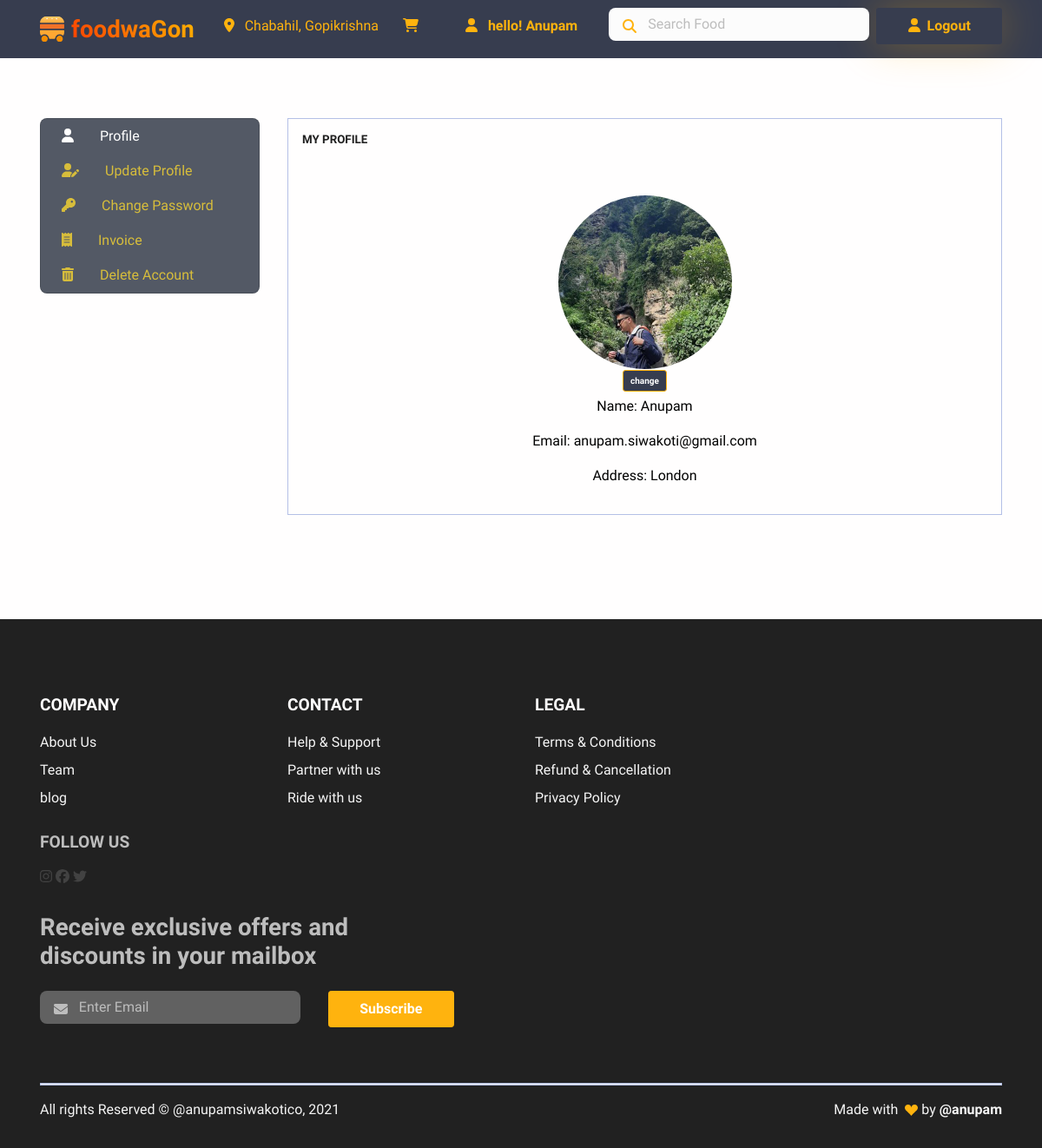
Page /admins/userprofile/ (signed in) on the earlier database version.
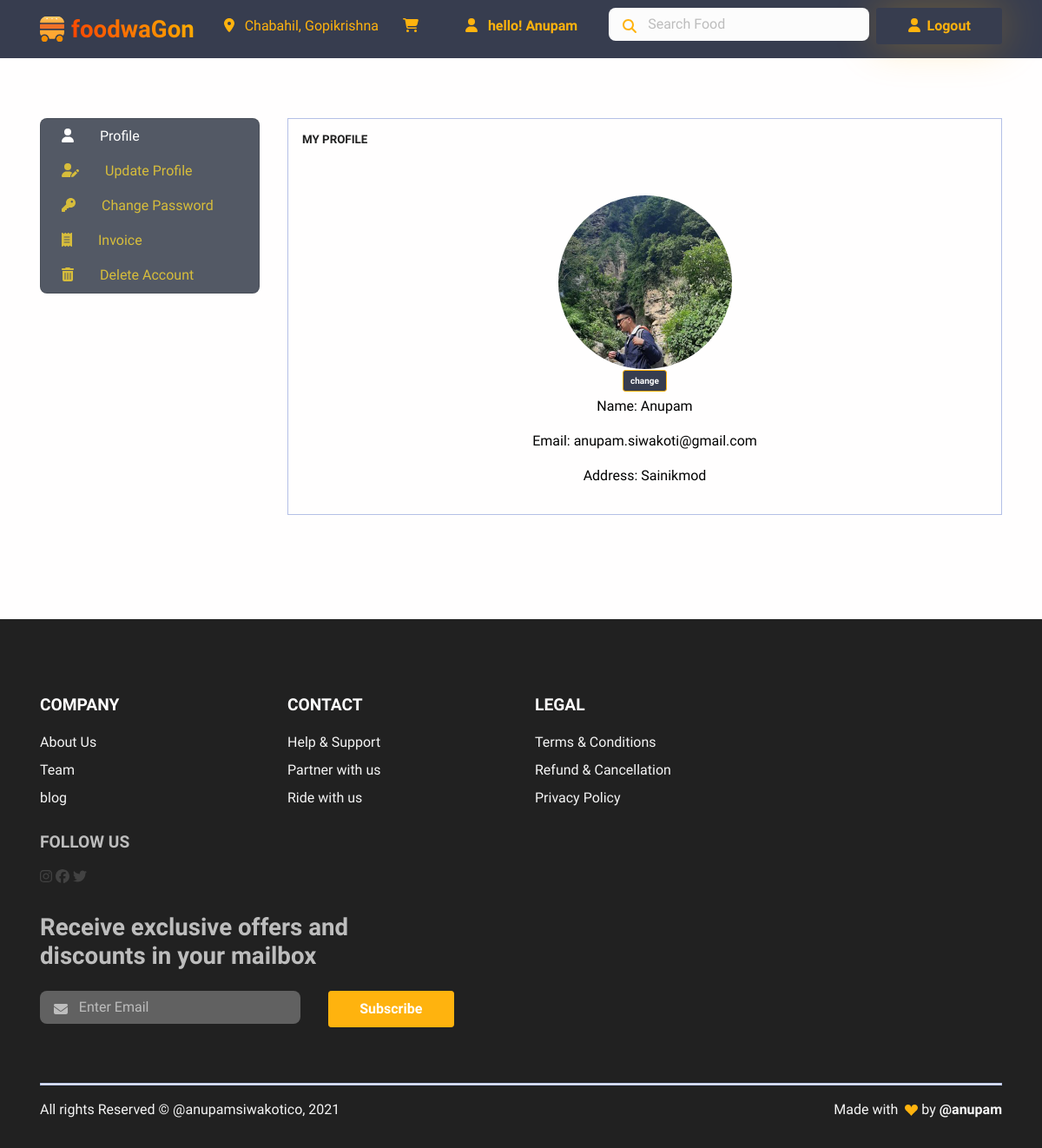
Same page on the later database version.
### login/models.py (models this page shows, shortened)
class User(AbstractBaseUser):
    email = models.EmailField(max_length=255, unique=True, default="a@gmail.com")
    address = models.TextField(max_length=30, blank=True)
    first_name = models.TextField(max_length=30, blank=True, default="eg aster")
    last_name = models.TextField(max_length=30, blank=True)
    is_staff = models.BooleanField(default=False)  # non super-user
    is_active = models.BooleanField(default=False)
    admin = models.BooleanField(default=False)  # a superuser
    last_login = models.DateTimeField(blank=True, null=True, verbose_name="last login")
    profile_pic = models.ImageField(blank=True, null=True, upload_to="images/user/")
    USERNAME_FIELD = "email"
    objects = UserManager()

### admins/views.py (the view)
# urls.py: path("userprofile/", views.UserProfile.as_view(), name="userprofile"),
class UserProfile(TemplateView):
    template_name = "user/user_profile.html"
    def get(self, request):
        if request.session.has_key("user"):
            fm = showuserform()
            if request.session.has_key("cart_count"):
                no_of_item_in_cart = request.session["cart_count"]
            else:
                no_of_item_in_cart = None
            semail = request.session["user"]
            verifyUser = User.objects.filter(email=semail).first()
            id = verifyUser.id
            orders_for_customer = []
            orders_for_customers = Order.objects.filter(user_id=id)
            for order_for_customer in orders_for_customers:
                if order_for_customer.status:
                    orders_for_customer.append(order_for_customer)
            paginator = Paginator(orders_for_customer, 10)
            page_number = request.GET.get("page")
            page_obj = paginator.get_page(page_number)
            return render(
                request,
                self.template_name,
                {"form": fm, "cart_count": no_of_item_in_cart, "order": page_obj},
            )
        else:
            return HttpResponseRedirect("../login/")

### templates/user/user_profile.html (shortened to what this page needs)
{%extends '../base.html'%}{% load static%}{% load mathfilters %}{%load extra_filters%}
{%block csspart%}
<link href="https://cdnjs.cloudflare.com/ajax/libs/font-awesome/5.15.3/css/all.min.css"
 rel="stylesheet" />
<link rel="stylesheet" href="https://stackpath.bootstrapcdn.com/bootstrap/4.1.3/css/bootstrap.min.css"
>
<link rel="stylesheet" href="{% static 'css/userprofile.css' %}" />
<link href="{%static 'assets/css/theme.css' %}" rel="stylesheet" />
<link rel="stylesheet" href="{% static 'css/invoicemodal.css' %}">
{%endblock csspart%}
  {%block body%}
  <section class="customer-profile">
    <div class="container mt-3">
      <div class="row">
        <div class="col-md-12 col-12">
          <div class="row">
            <div class="col-lg-3 col-md-4 d-md-block d-none ">
              <div class="card right-side-nav">
                <div class="row">
                  <nav class="nav d-block pl-4">
                    <a data-toggle="tab" class="nav-link active" href="#profile"><i
                        class="fas fa-user"></i><span>Profile</span> </a>
                    <a data-toggle="tab" class="nav-link" href="#updateProfile"><i
                        class="fas fa-user-edit"></i><span>Update Profile</span> </a>
                    <a data-toggle="tab" class="nav-link" href="#changePassword"><i class="fas fa-key"></i><span>Change
                        Password</span> </a>
                    <a data-toggle="tab" class="nav-link" href="#invoice"><i
                        class="fas fa-receipt"></i></i><span>Invoice</span> </a>
                    <a data-toggle="tab" class="nav-link" href="#deleteAccount"><i
                        class="fas fa-trash-alt"></i><span>Delete Account</span> </a>
                  </nav>
                </div>
              </div>
            </div>
            <div class="col-lg-9 col-md-8 d-md-block d-none">
              <div class="card-body tab-content border ">
                <div class="tab-pane active" id="profile">
                  <h6>MY PROFILE</h6>
                  <div class="text-center">
                    {% if user.profile_pic %}
                    <div class="editimage">
                      <img class="img-fluid rounded-circle mt-5 image" height="160px" width="160px"
                        src="{{ user.profile_pic.url }}" alt="customer pic">
                      <br />
                      <input type="submit" name="submit" class="btn btn-primary btn-sm text" value="change">
                    </div>
                    {%endif%}
                    <p>Name: {{user.first_name}} </p>
                    <p>Email: {{user.email}}</p>
                    <p>Address: {{user.address}}</p>
                  </div>
                </div>
              </div>
            </div>
          </div>
        </div>
      </div>
    </div>
  </section>
  {%endblock body%}

### templates/base.html (shortened to what this page needs)
<!DOCTYPE html>
<html lang="en-US" dir="ltr">
{% load static %}
<head>
    {% block csspart %}{% endblock csspart %}
</head>
<body>
    <main class="main" id="top">
        {% block nav%}
        <nav class="navbar navbar-expand-lg navbar-light bg-light fixed-top"
            data-navbar-on-scroll="data-navbar-on-scroll">
            <div class="container">
                <a class="navbar-brand d-inline-flex" href="{% url 'delivery:delivery' %}"><img class="d-inline-block"
                        src="{%static 'assets/img/gallery/logo.svg' %}" alt="logo" /><span
                        class="text-1000 fs-3 fw-bold ms-2 text-gradient">foodwaGon</span></a>
                <div class="collapse navbar-collapse border-top border-lg-0 my-2 mt-lg-0" id="navbarSupportedContent">
                    <div class="mx-auto pt-5 pt-lg-0 d-block d-lg-none d-xl-block">
                        <p class="mb-0 fw-bold text-lg-center">
                            <i class="fas fa-map-marker-alt text-warning mx-2"></i><span class="fw-normal text-warning"
                                id="demo">
                                Chabahil, Gopikrishna
                            </span>
                        </p>
                    </div>
                    <div class="mx-auto pt-5 pt-lg-0 d-block d-lg-none d-xl-block showcart">
                        <p class="mb-0 fw-bold text-lg-center cart">
                            <a href="{% url 'delivery:cart' %}"> <i
                                    class="fas fa-shopping-cart text-warning mx-2"></i></a>
                        </p>
                    </div>
                    {% if user.first_name %}
                    <a class="btn btn-white text-warning" href="{% url 'admins:userprofile'%}">
                        <p class="mb-0 fw-bold text-lg-center text-warning">
                            <i class="fas fa-user me-2"></i>
                            hello! {{user.first_name}}
                        </p>
                    </a>
                    {% endif %}
                    <form class="d-flex mt-4 mt-lg-0 ms-lg-auto ms-xl-0">
                        <div class="input-group-icon pe-2">
                            <i class="fas fa-search input-box-icon text-primary"></i>
                            <input class="form-control border-0 input-box bg-100" type="search"
                                placeholder="Search Food" aria-label="Search" />
                        </div>
                        {% if user.first_name %}
                        <a class="btn btn-white shadow-warning text-warning" href="{% url 'login:logout' %}">
                            <i class="fas fa-user me-2"></i>Logout
                        </a>
                        {% elif not user.first_name %}
                        <a class="btn btn-white shadow-warning text-warning" href="{% url 'login:signin' %}">
                            <i class="fas fa-user me-2"></i>Login
                        </a>
                        {% endif%}
                    </form>
                </div>
            </div>
        </nav>
        {% endblock nav%}
        {%block body%}
        {%endblock body%}
        {% block footer%}
        <section class="py-0 pt-7 bg-1000">
            <div class="container">
                <div class="row">
                    <div class="col-6 col-md-4 col-lg-3 col-xxl-2 mb-3">
                        <h5 class="lh-lg fw-bold text-white">COMPANY</h5>
                        <ul class="list-unstyled mb-md-4 mb-lg-0">
                            <li class="lh-lg">
                                <a class="text-200 text-decoration-none" href="#!">About Us</a>
                            </li>
                            <li class="lh-lg">
                                <a class="text-200 text-decoration-none" href="#!">Team</a>
                            </li>
                            <li class="lh-lg">
                                <a class="text-200 text-decoration-none" href="#!">blog</a>
                            </li>
                        </ul>
                    </div>
                    <div class="col-6 col-md-4 col-lg-3 col-xxl-2 col-lg-3 mb-3">
                        <h5 class="lh-lg fw-bold text-white">CONTACT</h5>
                        <ul class="list-unstyled mb-md-4 mb-lg-0">
                            <li class="lh-lg">
                                <a class="text-200 text-decoration-none" href="#!">Help &amp; Support</a>
                            </li>
                            <li class="lh-lg">
                                <a class="text-200 text-decoration-none" href="#!">Partner with us
                                </a>
                            </li>
                            <li class="lh-lg">
                                <a class="text-200 text-decoration-none" href="#!">Ride with us</a>
                            </li>
                        </ul>
                    </div>
                    <div class="col-6 col-md-4 col-lg-3 col-xxl-2 mb-3">
                        <h5 class="lh-lg fw-bold text-white">LEGAL</h5>
                        <ul class="list-unstyled mb-md-4 mb-lg-0">
                            <li class="lh-lg">
                                <a class="text-200 text-decoration-none" href="#!">Terms &amp; Conditions</a>
                            </li>
                            <li class="lh-lg">
                                <a class="text-200 text-decoration-none" href="#!">Refund &amp; Cancellation</a>
                            </li>
                            <li class="lh-lg">
                                <a class="text-200 text-decoration-none" href="#!">Privacy Policy</a>
                            </li>
                        </ul>
                    </div>
                    <div class="col-12 col-md-8 col-lg-6 col-xxl-4">
                        <h5 class="lh-lg fw-bold text-500">FOLLOW US</h5>
                        <i class="fab fa-instagram fabb"></i>
                        <i class="fab fa-facebook fabb"></i>
                        <i class="fab fa-twitter fabb"></i>
                        <h3 class="text-500 my-4">
                            Receive exclusive offers and <br />discounts in your mailbox
                        </h3>
                        <div class="row input-group-icon mb-5">
                            <div class="col-auto">
                                <i class="fas fa-envelope input-box-icon text-500 ms-3"></i>
                                <input class="form-control input-box bg-800 border-0" type="email"
                                    placeholder="Enter Email" aria-label="email" />
                            </div>
                            <div class="col-auto">
                                <button class="btn btn-primary" type="submit">
                                    Subscribe
                                </button>
                            </div>
                        </div>
                    </div>
                </div>
                <hr class="border border-800" />
                <div class="row flex-center pb-3">
                    <div class="col-md-6 order-0">
                        <p class="text-200 text-center text-md-start">
                            All rights Reserved &copy; @anupamsiwakotico, 2021
                        </p>
                    </div>
                    <div class="col-md-6 order-1">
                        <p class="text-200 text-center text-md-end">
                            Made with&nbsp;
                            <svg class="bi bi-suit-heart-fill" xmlns="http://www.w3.org/2000/svg" width="15" height="15"
                                fill="#FFB30E" viewBox="0 0 16 16">
                                <path
                                    d="M4 1c2.21 0 4 1.755 4 3.92C8 2.755 9.79 1 12 1s4 1.755 4 3.92c0 3.263-3.234 4.414-7.608 9.608a.513.513 0 0 1-.784 0C3.234 9.334 0 8.183 0 4.92 0 2.755 1.79 1 4 1z">
                                </path>
                            </svg>&nbsp;by&nbsp;<a class="text-200 fw-bold" href="https://themewagon.com/"
                                target="_blank">@anupam
                            </a>
                        </p>
                    </div>
                </div>
            </div>
        </section>
        {%endblock footer%}
    </main>
</body>
</html>

### static/css/userprofile.css (style rules this page uses)
.right-side-nav { background-color: #1d2635c2 !important; }
.customer-profile h6 { text-transform: uppercase; }
.customer-profile .active { color: #fff; }
.right-side-nav a { color: #ffdc2fc4; }
.right-side-nav nav span { position: relative; left: 30px; }
.customer-profile p { font-size: 16px; color: black }

### static/css/invoicemodal.css (style rules this page uses)
.mb-4, .my-4 { margin-bottom: 1.5rem !important; }
hr { margin-top: 1rem; margin-bottom: 1rem; border: 0; border-top: 1px solid rgba(0, 0, 0, .1); }

### templates/user/user_profile.html (style rules this page uses)
.btn:not(:disabled):not(.disabled) { cursor: pointer; }
.btn-group-sm>.btn, .btn-sm { padding: .25rem .5rem; font-size: .875rem; line-height: 1.5; border-radius: .2rem; }
.bg-light { background-color: #373d4f !important; }
.border { border: 1px solid #b4c0e6 !important; }
.image { opacity: 1; transition: .5s ease; backface-visibility: hidden; width: 200px; height: 200px; object-fit: cover; }
.text { background-color: #373d4f; color: white; font-size: 10px; margin-top: 1px; margin-bottom: 5px; }

Differences in the rows shown:
changed User "Anupam": address "London" → "Sainikmod"
